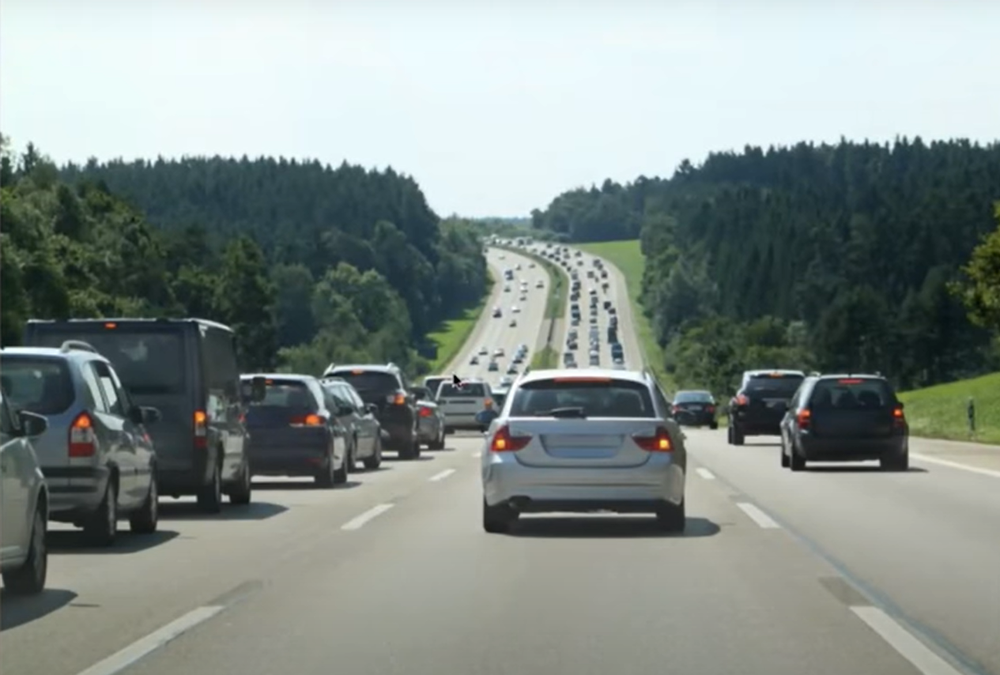
#> input picture cars.png, 1000 x 675 px, shrunk from 1265 x 854 before the run
$ python car-tracker.py
#> lines starting #> are read from the running program, lines starting #| are printed output that depends on the picture; after the words box and inside, x2 and y2 are one past the last pixel; in counts of white or black regions, pixels touching at a corner belong together
import cv2

img_file = "cars.png"
classifier = 'car_detector.xml'

img = cv2.imread(img_file)
#> img is the input picture: shape (675, 1000, 3); mean B, G, R 138.1, 142.1, 132.2
grayscaled_img = cv2.cvtColor(img, cv2.COLOR_BGR2GRAY)
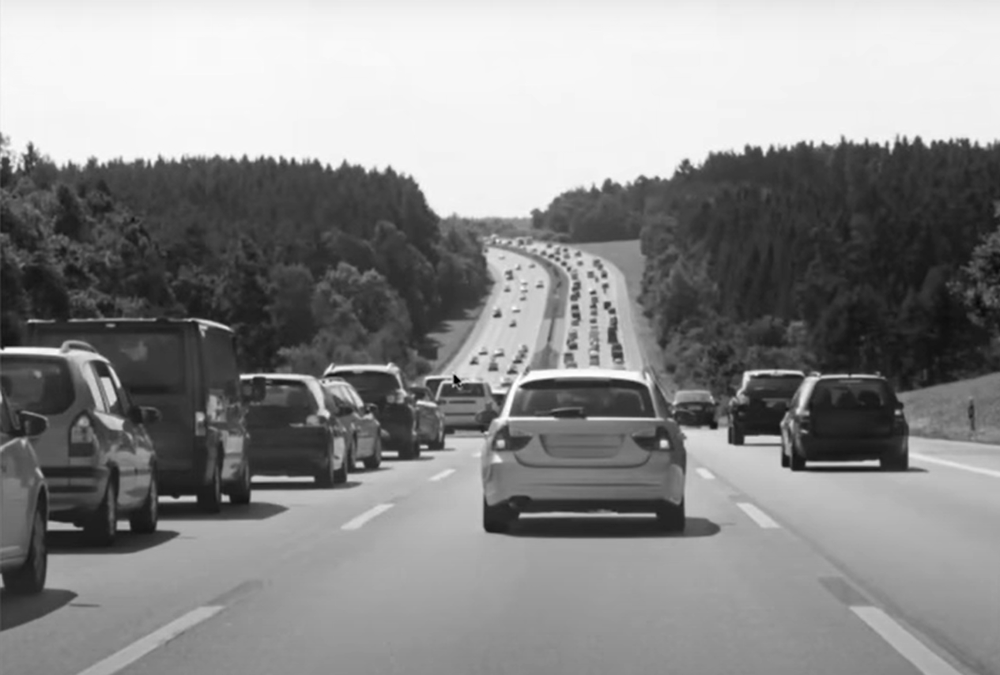
#> grayscaled_img: shape (675, 1000); min 0, max 255, mean 138.7

car_tracker = cv2.CascadeClassifier(classifier)
cars = car_tracker.detectMultiScale(grayscaled_img)
#> cars = [[59, 465, 39, 39], [44, 464, 40, 40], [236, 476, 54, 54], [201, 314, 180, 180], [745, 306, 209, 209], [418, 293, 341, 341]]

for (x, y, w, h) in cars:
    cv2.rectangle(img, (x, y), (x+w, y+h), (0, 255, 0), 2)
#> this loop made 6 passes
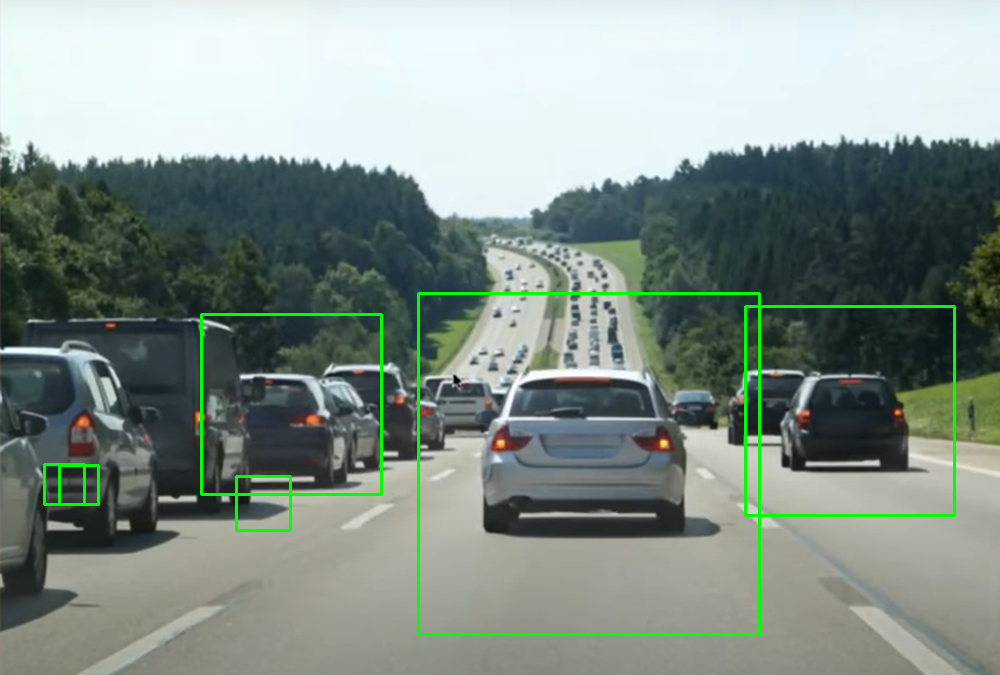
#> img: shape (675, 1000, 3); 1.5% of pixels changed, all inside (x1, y1, x2, y2) = (43, 292, 956, 636)

cv2.imshow('Car Detector', img)
cv2.waitKey()

print("Code completed!")
